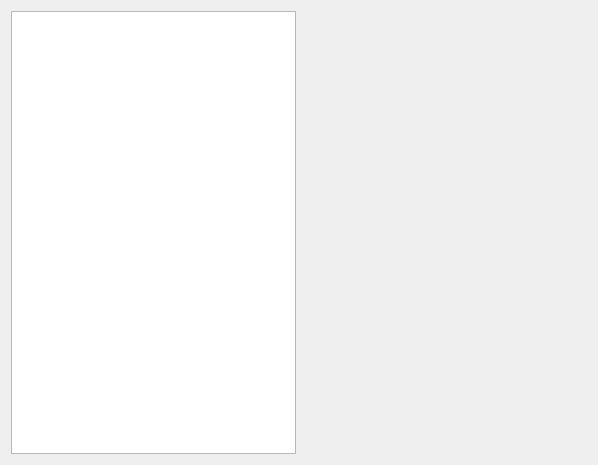
<?xml version="1.0" encoding="UTF-8"?>
<ui version="4.0">
 <class>Widget</class>
 <widget class="QWidget" name="Widget">
  <property name="geometry">
   <rect>
    <x>0</x>
    <y>0</y>
    <width>598</width>
    <height>465</height>
   </rect>
  </property>
  <property name="windowTitle">
   <string>Widget</string>
  </property>
  <layout class="QVBoxLayout" name="verticalLayout">
   <item>
    <layout class="QHBoxLayout" name="horizontalLayout">
     <item>
      <widget class="QListView" name="listView"/>
     </item>
     <item>
      <widget class="QLabel" name="label">
       <property name="sizePolicy">
        <sizepolicy hsizetype="Expanding" vsizetype="Preferred">
         <horstretch>0</horstretch>
         <verstretch>0</verstretch>
        </sizepolicy>
       </property>
       <property name="text">
        <string/>
       </property>
      </widget>
     </item>
    </layout>
   </item>
  </layout>
 </widget>
 <layoutdefault spacing="6" margin="11"/>
 <resources/>
 <connections/>
</ui>
